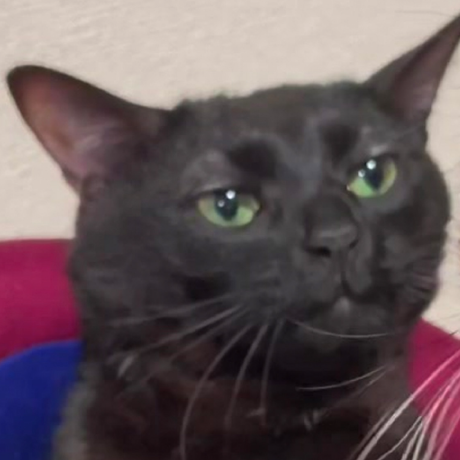
#> input picture Brightness&Arithmetic/images/img.png, 460 x 460 px
$ python 6.py
#> lines starting #> are read from the running program, lines starting #| are printed output that depends on the picture; after the words box and inside, x2 and y2 are one past the last pixel; in counts of white or black regions, pixels touching at a corner belong together
import cv2
import numpy as np

# 히스토그램 계산 함수
def calcGrayHist(src=None):
    if src is None:  # 이미지가 로드되지 않은 경우
        print('Image load failed!')
        exit()

    # OpenCV의 calcHist 함수를 사용하여 히스토그램 계산
    channels = [0]  # 이미지의 채널 선택 (그레이스케일이므로 채널은 0)
    histSize = [256]  # 히스토그램의 bin 크기 (픽셀 값의 범위가 0~255 이므로 256개)
    histRange = [0, 256]  # 픽셀 값의 범위 (0부터 256까지)

    hist = cv2.calcHist([src], channels, None, histSize, histRange)
    # None은 마스크를 의미하며, 여기서는 사용하지 않음

    return hist  # 계산된 히스토그램 반환

# 계산된 히스토그램을 이미지로 변환하여 시각화하는 함수
def getGrayHistImage(hist):
    _, histMax, _, _ = cv2.minMaxLoc(hist)  # 히스토그램에서 가장 큰 값을 찾아 히스토그램의 크기를 결정
    # histMax는 히스토그램 막대 그래프의 최대 높이를 설정하기 위한 기준값

    imgHist = np.ones((100, 256), dtype=np.uint8) * 255  # 히스토그램 이미지를 생성, 크기: 100x256, 흰색(255)으로 채움
    for x in range(imgHist.shape[1]):  # 히스토그램의 각 bin에 대해 그래프를 그리기 위한 반복문
        pt1 = (x, 100)  # 막대 그래프의 아래쪽 좌표
        pt2 = (x, 100 - int(hist[x, 0] * 100 / histMax))  # 막대 그래프의 위쪽 좌표 (히스토그램 값에 따라 조정)
        cv2.line(imgHist, pt1, pt2, 0)  # 막대를 그리기 위해 cv2.line 사용 (검정색)

    return imgHist  # 그려진 히스토그램 이미지 반환

# 히스토그램 스트레칭 함수
def histogram_stretching():
    src = cv2.imread('images/img.png', cv2.IMREAD_GRAYSCALE)  # 그레이스케일로 이미지 읽기
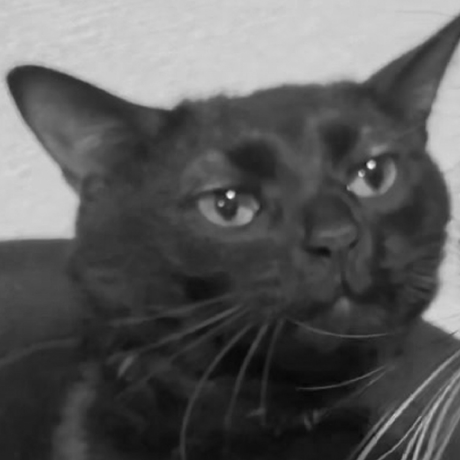
#> src: shape (460, 460); min 6, max 247, mean 90.7

    if src is None:  # 이미지 로드 실패 시 처리
        print('Image load failed!')
        return

    # 이미지의 최소, 최대 픽셀 값 계산
    gmin, gmax, _, _ = cv2.minMaxLoc(src)  # 픽셀 값의 최소값(gmin)과 최대값(gmax) 찾기
#> gmin = 6; gmax = 247

    # 히스토그램 스트레칭 적용
    dst = cv2.convertScaleAbs(src, alpha=255.0 / (gmax - gmin), beta=-gmin * 255.0 / (gmax - gmin))
    # alpha는 픽셀 범위를 0에서 255로 확장하는 계수, beta는 이동 상수

    # 원본 이미지와 스트레칭된 이미지를 출력
    cv2.imshow('src', src)  # 원본 이미지 출력
    cv2.imshow('srcHist', getGrayHistImage(calcGrayHist(src)))  # 원본 이미지 히스토그램 출력
#> in calcGrayHist, `hist = cv2.calcHist([src], channels, None, histSize, histRange)`: hist = 256 values, max 7699 at index 205, min 0 at index 0, mean 826.6
#> in getGrayHistImage, `_, histMax, _, _ = cv2.minMaxLoc(hist)`: histMax = 7699
#> the loop in getGrayHistImage, `for x in range(imgHist.shape[1]):` made 256 passes
#> pt2 on passes 1 to 3: (0, 100), (1, 100), (2, 100)
#> after the loop in getGrayHistImage, `for x in range(imgHist.shape[1]):`:
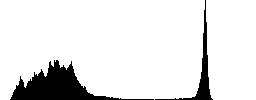
#> imgHist: shape (100, 256); 89.7% white; 2 black regions, box (x1, y1, x2, y2) and area: (10, 60, 154, 100) 2028, (155, 0, 213, 100) 620

    cv2.imshow('dst', dst)  # 히스토그램 스트레칭 적용 후 이미지 출력
    cv2.imshow('dstHist', getGrayHistImage(calcGrayHist(dst)))  # 스트레칭 후
#> the loop in getGrayHistImage (call 2), `for x in range(imgHist.shape[1]):` made 256 passes
#> after the loop in getGrayHistImage (call 2), `for x in range(imgHist.shape[1]):`:
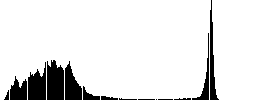
#> imgHist: shape (100, 256); 89.7% white; 14 black regions (3 under 20 px), largest, box (x1, y1, x2, y2) and area: (47, 60, 64, 100) 601, (28, 62, 46, 100) 485, (65, 61, 82, 100) 426

histogram_stretching()
cv2.waitKey()
cv2.destroyAllWindows()
